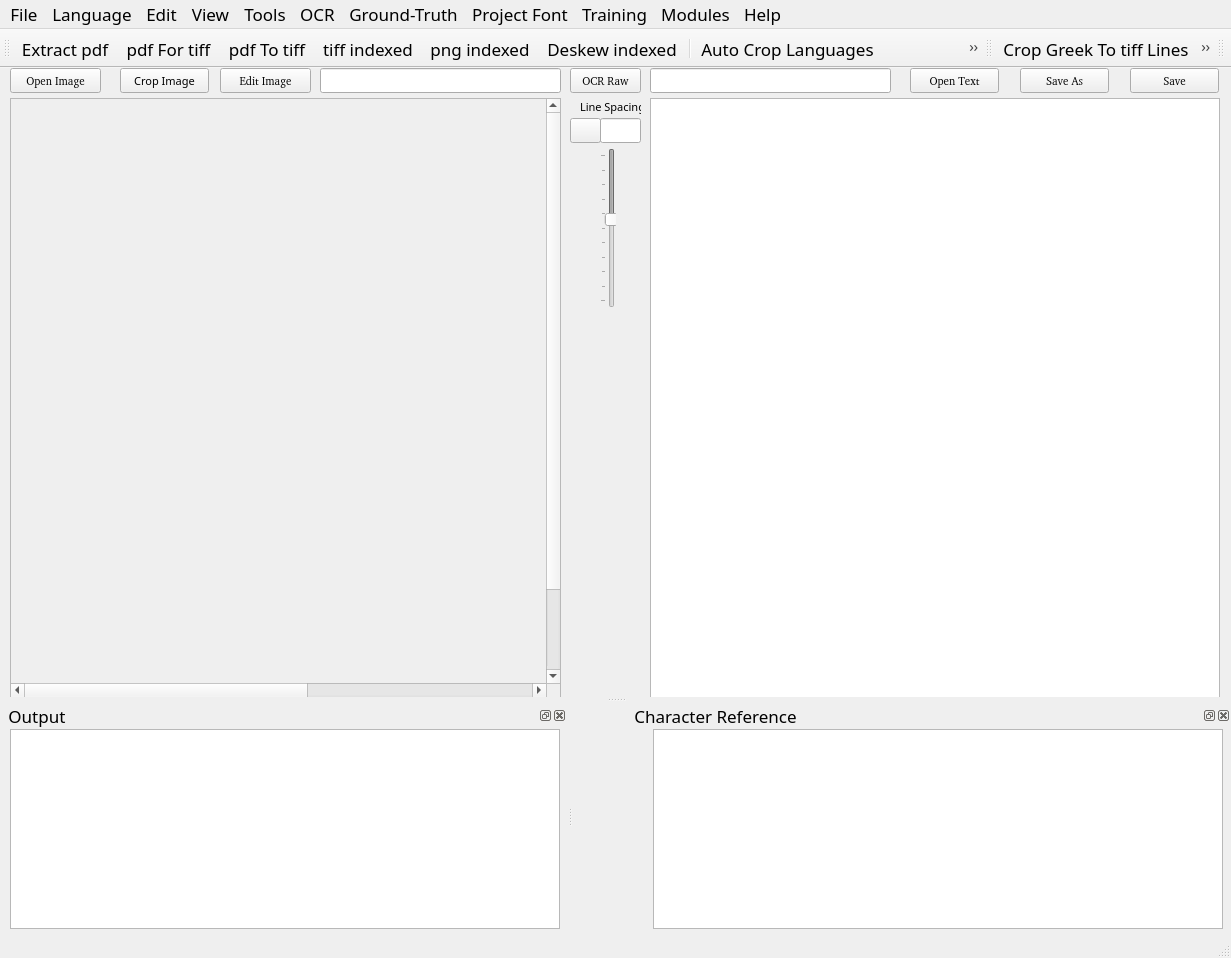
<?xml version="1.0" encoding="UTF-8"?>
<ui version="4.0">
 <class>MainUI</class>
 <widget class="QMainWindow" name="MainUI">
  <property name="enabled">
   <bool>true</bool>
  </property>
  <property name="geometry">
   <rect>
    <x>0</x>
    <y>0</y>
    <width>1231</width>
    <height>958</height>
   </rect>
  </property>
  <property name="font">
   <font>
    <family>FROMVS</family>
    <pointsize>13</pointsize>
    <weight>50</weight>
    <italic>false</italic>
    <bold>false</bold>
   </font>
  </property>
  <property name="windowTitle">
   <string>Biblical OCR</string>
  </property>
  <property name="windowIcon">
   <iconset resource="../UI_Icons.qrc">
    <normaloff>:/Icons/Icons/image-sunset.png</normaloff>:/Icons/Icons/image-sunset.png</iconset>
  </property>
  <widget class="QWidget" name="centralwidget">
   <widget class="QScrollArea" name="ImagescrollArea">
    <property name="geometry">
     <rect>
      <x>10</x>
      <y>30</y>
      <width>551</width>
      <height>600</height>
     </rect>
    </property>
    <property name="sizePolicy">
     <sizepolicy hsizetype="Preferred" vsizetype="Preferred">
      <horstretch>0</horstretch>
      <verstretch>0</verstretch>
     </sizepolicy>
    </property>
    <property name="minimumSize">
     <size>
      <width>501</width>
      <height>600</height>
     </size>
    </property>
    <property name="widgetResizable">
     <bool>true</bool>
    </property>
    <property name="alignment">
     <set>Qt::AlignLeading|Qt::AlignLeft|Qt::AlignTop</set>
    </property>
    <widget class="QWidget" name="ImagescrollAreaWidgetContents">
     <property name="geometry">
      <rect>
       <x>0</x>
       <y>0</y>
       <width>960</width>
       <height>681</height>
      </rect>
     </property>
     <property name="sizePolicy">
      <sizepolicy hsizetype="MinimumExpanding" vsizetype="Fixed">
       <horstretch>0</horstretch>
       <verstretch>0</verstretch>
      </sizepolicy>
     </property>
     <property name="minimumSize">
      <size>
       <width>960</width>
       <height>681</height>
      </size>
     </property>
     <property name="sizeIncrement">
      <size>
       <width>0</width>
       <height>0</height>
      </size>
     </property>
     <property name="baseSize">
      <size>
       <width>520</width>
       <height>700</height>
      </size>
     </property>
     <widget class="QLabel" name="Image">
      <property name="geometry">
       <rect>
        <x>0</x>
        <y>0</y>
        <width>960</width>
        <height>680</height>
       </rect>
      </property>
      <property name="sizePolicy">
       <sizepolicy hsizetype="MinimumExpanding" vsizetype="Preferred">
        <horstretch>0</horstretch>
        <verstretch>0</verstretch>
       </sizepolicy>
      </property>
      <property name="minimumSize">
       <size>
        <width>500</width>
        <height>679</height>
       </size>
      </property>
      <property name="baseSize">
       <size>
        <width>520</width>
        <height>700</height>
       </size>
      </property>
      <property name="text">
       <string/>
      </property>
      <property name="pixmap">
       <pixmap>../../../../../../../../../../../../../../../.designer/Images/Greek/jpg_desk_greek/greek_book_40_Matthew/greek1516_Page_012.jpg</pixmap>
      </property>
     </widget>
    </widget>
   </widget>
   <widget class="QPushButton" name="OpenImageFilebutton">
    <property name="geometry">
     <rect>
      <x>10</x>
      <y>0</y>
      <width>91</width>
      <height>25</height>
     </rect>
    </property>
    <property name="font">
     <font>
      <family>FROMVS [MAXR]</family>
      <pointsize>8</pointsize>
     </font>
    </property>
    <property name="text">
     <string>Open Image</string>
    </property>
    <property name="icon">
     <iconset resource="../UI_Icons.qrc">
      <normaloff>:/Icons/Icons/folder-open-image.png</normaloff>:/Icons/Icons/folder-open-image.png</iconset>
    </property>
   </widget>
   <widget class="QLineEdit" name="ImageLe">
    <property name="geometry">
     <rect>
      <x>320</x>
      <y>0</y>
      <width>241</width>
      <height>25</height>
     </rect>
    </property>
   </widget>
   <widget class="QPushButton" name="OCRbutton">
    <property name="geometry">
     <rect>
      <x>570</x>
      <y>0</y>
      <width>71</width>
      <height>25</height>
     </rect>
    </property>
    <property name="font">
     <font>
      <family>FROMVS [MAXR]</family>
      <pointsize>8</pointsize>
     </font>
    </property>
    <property name="text">
     <string>OCR Raw</string>
    </property>
    <property name="icon">
     <iconset resource="../UI_Icons.qrc">
      <normaloff>:/Icons/Icons/ocr3.png</normaloff>:/Icons/Icons/ocr3.png</iconset>
    </property>
   </widget>
   <widget class="QPushButton" name="LHDialogtbutton">
    <property name="enabled">
     <bool>true</bool>
    </property>
    <property name="geometry">
     <rect>
      <x>570</x>
      <y>50</y>
      <width>31</width>
      <height>25</height>
     </rect>
    </property>
    <property name="font">
     <font>
      <family>FROMVS [MAXR]</family>
      <pointsize>8</pointsize>
     </font>
    </property>
    <property name="text">
     <string/>
    </property>
    <property name="icon">
     <iconset resource="../UI_Icons.qrc">
      <normaloff>:/Icons/Icons/edit-line-spacing.png</normaloff>:/Icons/Icons/edit-line-spacing.png</iconset>
    </property>
   </widget>
   <widget class="QLineEdit" name="TextLE">
    <property name="geometry">
     <rect>
      <x>650</x>
      <y>0</y>
      <width>241</width>
      <height>25</height>
     </rect>
    </property>
   </widget>
   <widget class="QPushButton" name="EditCorrectedTextbutton">
    <property name="geometry">
     <rect>
      <x>910</x>
      <y>0</y>
      <width>89</width>
      <height>25</height>
     </rect>
    </property>
    <property name="font">
     <font>
      <family>FROMVS [MAXR]</family>
      <pointsize>8</pointsize>
     </font>
    </property>
    <property name="text">
     <string>Open Text</string>
    </property>
    <property name="icon">
     <iconset resource="../UI_Icons.qrc">
      <normaloff>:/Icons/Icons/folder-open-document-text.png</normaloff>:/Icons/Icons/folder-open-document-text.png</iconset>
    </property>
   </widget>
   <widget class="QPushButton" name="SaveAsOCRCorrTextbutton">
    <property name="geometry">
     <rect>
      <x>1020</x>
      <y>0</y>
      <width>89</width>
      <height>25</height>
     </rect>
    </property>
    <property name="font">
     <font>
      <family>FROMVS [MAXR]</family>
      <pointsize>8</pointsize>
     </font>
    </property>
    <property name="text">
     <string>Save As</string>
    </property>
    <property name="icon">
     <iconset resource="../UI_Icons.qrc">
      <normaloff>:/Icons/Icons/disk-rename.png</normaloff>:/Icons/Icons/disk-rename.png</iconset>
    </property>
   </widget>
   <widget class="QPushButton" name="SaveOCRCorrTextbutton">
    <property name="geometry">
     <rect>
      <x>1130</x>
      <y>0</y>
      <width>89</width>
      <height>25</height>
     </rect>
    </property>
    <property name="font">
     <font>
      <family>FROMVS [MAXR]</family>
      <pointsize>8</pointsize>
     </font>
    </property>
    <property name="text">
     <string>Save</string>
    </property>
    <property name="icon">
     <iconset resource="../UI_Icons.qrc">
      <normaloff>:/Icons/Icons/disk.png</normaloff>:/Icons/Icons/disk.png</iconset>
    </property>
   </widget>
   <widget class="QTextEdit" name="OCRText">
    <property name="geometry">
     <rect>
      <x>650</x>
      <y>30</y>
      <width>570</width>
      <height>601</height>
     </rect>
    </property>
    <property name="minimumSize">
     <size>
      <width>540</width>
      <height>600</height>
     </size>
    </property>
   </widget>
   <widget class="QLineEdit" name="LHlineEdit">
    <property name="geometry">
     <rect>
      <x>600</x>
      <y>50</y>
      <width>41</width>
      <height>25</height>
     </rect>
    </property>
    <property name="text">
     <string/>
    </property>
    <property name="maxLength">
     <number>32767</number>
    </property>
    <property name="alignment">
     <set>Qt::AlignCenter</set>
    </property>
    <property name="placeholderText">
     <string/>
    </property>
   </widget>
   <widget class="QSlider" name="LHslider">
    <property name="enabled">
     <bool>false</bool>
    </property>
    <property name="geometry">
     <rect>
      <x>600</x>
      <y>80</y>
      <width>16</width>
      <height>160</height>
     </rect>
    </property>
    <property name="toolTip">
     <string>Set text line spacing.</string>
    </property>
    <property name="minimum">
     <number>100</number>
    </property>
    <property name="maximum">
     <number>200</number>
    </property>
    <property name="singleStep">
     <number>2</number>
    </property>
    <property name="pageStep">
     <number>10</number>
    </property>
    <property name="value">
     <number>144</number>
    </property>
    <property name="sliderPosition">
     <number>144</number>
    </property>
    <property name="orientation">
     <enum>Qt::Vertical</enum>
    </property>
    <property name="invertedAppearance">
     <bool>true</bool>
    </property>
    <property name="tickPosition">
     <enum>QSlider::TicksAbove</enum>
    </property>
   </widget>
   <widget class="QPushButton" name="EditImageFilebutton">
    <property name="geometry">
     <rect>
      <x>220</x>
      <y>0</y>
      <width>91</width>
      <height>25</height>
     </rect>
    </property>
    <property name="font">
     <font>
      <family>FROMVS [MAXR]</family>
      <pointsize>8</pointsize>
     </font>
    </property>
    <property name="text">
     <string>Edit Image</string>
    </property>
    <property name="icon">
     <iconset resource="../UI_Icons.qrc">
      <normaloff>:/Icons/Icons/gimp.png</normaloff>:/Icons/Icons/gimp.png</iconset>
    </property>
   </widget>
   <widget class="QLabel" name="label">
    <property name="geometry">
     <rect>
      <x>580</x>
      <y>30</y>
      <width>61</width>
      <height>17</height>
     </rect>
    </property>
    <property name="font">
     <font>
      <pointsize>8</pointsize>
     </font>
    </property>
    <property name="text">
     <string>Line Spacing</string>
    </property>
   </widget>
   <widget class="QPushButton" name="Cropbutton">
    <property name="geometry">
     <rect>
      <x>120</x>
      <y>0</y>
      <width>89</width>
      <height>25</height>
     </rect>
    </property>
    <property name="font">
     <font>
      <pointsize>8</pointsize>
     </font>
    </property>
    <property name="text">
     <string>Crop Image</string>
    </property>
    <property name="icon">
     <iconset>
      <normaloff>:/Icons/image-crop.png</normaloff>:/Icons/image-crop.png</iconset>
    </property>
   </widget>
  </widget>
  <widget class="QMenuBar" name="menubar">
   <property name="geometry">
    <rect>
     <x>0</x>
     <y>0</y>
     <width>1231</width>
     <height>23</height>
    </rect>
   </property>
   <widget class="QMenu" name="menuPre_Process">
    <property name="title">
     <string>Language</string>
    </property>
    <widget class="QMenu" name="menuExtract_pdf">
     <property name="title">
      <string>Source</string>
     </property>
     <property name="icon">
      <iconset resource="../UI_Icons.qrc">
       <normaloff>:/Icons/Icons/folder-open-image.png</normaloff>:/Icons/Icons/folder-open-image.png</iconset>
     </property>
     <addaction name="actionextract_pdf_tb"/>
     <addaction name="separator"/>
     <addaction name="actionpdf_for_tiff_tb"/>
     <addaction name="actionpdf_to_tiff_tb"/>
     <addaction name="actiontiff_to_mono_tb"/>
     <addaction name="actionmono_to_png_tb"/>
     <addaction name="actiondeskew_mono"/>
    </widget>
    <widget class="QMenu" name="menuPrepare">
     <property name="title">
      <string>Languages</string>
     </property>
     <widget class="QMenu" name="menuGreekDR">
      <property name="title">
       <string>Greek</string>
      </property>
      <addaction name="actionConvert_Greek_tiff_To_png"/>
      <addaction name="actionDeskewGreek_tiff_tb"/>
      <addaction name="actionResizeGreek_png_tb"/>
     </widget>
     <widget class="QMenu" name="menuLatinDR">
      <property name="title">
       <string>Latin</string>
      </property>
      <addaction name="actionConvert_Latin_tiff_To_png"/>
      <addaction name="actionDeskewLatin_tiff_tb"/>
      <addaction name="actionResizeLatin_png_tb"/>
     </widget>
     <addaction name="separator"/>
     <addaction name="actionCrop_Languages_tb"/>
     <addaction name="actionManual_Crop_Image_tb"/>
     <addaction name="actionHebrew"/>
     <addaction name="menuGreekDR"/>
     <addaction name="menuLatinDR"/>
     <addaction name="actionEnglishh"/>
    </widget>
    <addaction name="separator"/>
    <addaction name="menuExtract_pdf"/>
    <addaction name="separator"/>
    <addaction name="separator"/>
    <addaction name="menuPrepare"/>
   </widget>
   <widget class="QMenu" name="menuTraining">
    <property name="title">
     <string>Ground-Truth</string>
    </property>
    <widget class="QMenu" name="menuGround_Truth">
     <property name="title">
      <string>Establish Truth</string>
     </property>
     <widget class="QMenu" name="menuGreekGT">
      <property name="title">
       <string>Greek</string>
      </property>
      <widget class="QMenu" name="menuGreek_Image_Lines">
       <property name="title">
        <string>Greek Image Lines</string>
       </property>
       <addaction name="actionCrop_Greek_to_tiff_Lines_tb"/>
       <addaction name="actionRename_Greek_tiff_Lines_tb"/>
       <addaction name="actionMove_Greek_tiff_Lines_tb"/>
      </widget>
      <widget class="QMenu" name="menuGreek_Text_Lines">
       <property name="title">
        <string>Greek Text Lines</string>
       </property>
       <addaction name="actionSplitGreek_text_lines_tb"/>
       <addaction name="actionRenameGreek_text_lines_tb"/>
      </widget>
      <addaction name="menuGreek_Image_Lines"/>
      <addaction name="menuGreek_Text_Lines"/>
     </widget>
     <widget class="QMenu" name="menuLatinGT">
      <property name="title">
       <string>Latin</string>
      </property>
      <widget class="QMenu" name="menuLatin_Image_Lines">
       <property name="title">
        <string>Latin Image Lines</string>
       </property>
       <addaction name="actionCrop_Latin_To_tiff_Lines_tb"/>
       <addaction name="actionRename_Latin_tiff_Lines_tb"/>
       <addaction name="actionMove_Latin_tiff_Lines_tb"/>
      </widget>
      <widget class="QMenu" name="menuLatin_Text_Lines">
       <property name="title">
        <string>Latin Text Lines</string>
       </property>
       <addaction name="actionSplit_Latin_Text_Lines_tb"/>
       <addaction name="actionRename_Latin_Text_Lines_tb"/>
      </widget>
      <addaction name="menuLatin_Image_Lines"/>
      <addaction name="menuLatin_Text_Lines"/>
     </widget>
     <addaction name="actionHebrew_2"/>
     <addaction name="menuGreekGT"/>
     <addaction name="menuLatinGT"/>
     <addaction name="actionEnglish_3"/>
    </widget>
    <addaction name="separator"/>
    <addaction name="menuGround_Truth"/>
    <addaction name="actionReview_Ground_Truth_tb"/>
    <addaction name="actionStage_Ground_Truth"/>
   </widget>
   <widget class="QMenu" name="menuOCR">
    <property name="title">
     <string>OCR</string>
    </property>
    <widget class="QMenu" name="menuSelect_Language">
     <property name="title">
      <string>Select Language</string>
     </property>
     <addaction name="actionGreek_2"/>
     <addaction name="actionHebrew_4"/>
     <addaction name="actionLatin_2"/>
     <addaction name="actionEnglish_2"/>
    </widget>
    <addaction name="menuSelect_Language"/>
    <addaction name="actionSelect_Image"/>
    <addaction name="actionCorrect_OCR_tb"/>
   </widget>
   <widget class="QMenu" name="menuPost_Process">
    <property name="title">
     <string>Modules</string>
    </property>
    <widget class="QMenu" name="menuGreek_Post">
     <property name="title">
      <string>Greek</string>
     </property>
     <addaction name="actionUpdate_Verses"/>
     <addaction name="actionUpdate_Words_Post"/>
     <addaction name="actionNormalize"/>
     <addaction name="actionLower_Case"/>
     <addaction name="actionRemove_Diacritics"/>
     <addaction name="actionAlign_Strongs"/>
     <addaction name="actionAlign_English"/>
     <addaction name="actionVariants"/>
    </widget>
    <widget class="QMenu" name="menuPrepare_Text">
     <property name="title">
      <string>Prepare Text</string>
     </property>
    </widget>
    <addaction name="menuPrepare_Text"/>
    <addaction name="actionHebrew_3"/>
    <addaction name="menuGreek_Post"/>
    <addaction name="actionUpdate_Words"/>
    <addaction name="actionEnglish"/>
    <addaction name="actionCreate_e_Sword_Bible_Module"/>
    <addaction name="actionCreate_theWord_Bible_Module"/>
   </widget>
   <widget class="QMenu" name="menuFile">
    <property name="font">
     <font>
      <family>Ubuntu</family>
      <pointsize>11</pointsize>
     </font>
    </property>
    <property name="title">
     <string>File</string>
    </property>
    <addaction name="actionOpen_Image"/>
    <addaction name="actionOpen_Text"/>
    <addaction name="actionSave_Image"/>
    <addaction name="actionSave_As_Image"/>
    <addaction name="actionSave_Text"/>
    <addaction name="actionSave_As_Text"/>
   </widget>
   <widget class="QMenu" name="menuEdit">
    <property name="title">
     <string>Edit</string>
    </property>
    <addaction name="actionEdit_Image_tb"/>
    <addaction name="actionPrefernces"/>
   </widget>
   <widget class="QMenu" name="menuView">
    <property name="title">
     <string>View</string>
    </property>
   </widget>
   <widget class="QMenu" name="menuTools">
    <property name="title">
     <string>Tools</string>
    </property>
    <addaction name="actionConvert_Image_s"/>
    <addaction name="actionVerse_Correction"/>
    <addaction name="actionOnline"/>
   </widget>
   <widget class="QMenu" name="menuHelp">
    <property name="title">
     <string>Help</string>
    </property>
   </widget>
   <widget class="QMenu" name="menuGlyphs">
    <property name="title">
     <string>Project Font</string>
    </property>
    <widget class="QMenu" name="menuIndex_Images">
     <property name="title">
      <string>Bitmap Images</string>
     </property>
     <addaction name="actionLine_tif_to_bmp"/>
    </widget>
    <addaction name="menuIndex_Images"/>
    <addaction name="actionExtract_Glyphs"/>
    <addaction name="actionProjectFont"/>
   </widget>
   <widget class="QMenu" name="menuGround_Truth_2">
    <property name="title">
     <string>Training</string>
    </property>
    <widget class="QMenu" name="menuUpdate_Wordlists">
     <property name="title">
      <string>Update Wordlists</string>
     </property>
     <addaction name="actionUpdate_Hebrew_Wordlist"/>
     <addaction name="actionUpdate_Wordlist_tb"/>
     <addaction name="actionUpdate_Wordlist_menu"/>
    </widget>
    <widget class="QMenu" name="menuSetup_Training">
     <property name="title">
      <string>Setup Training</string>
     </property>
     <addaction name="actionSelect_Language_Model"/>
     <addaction name="actionSelect_Fonts"/>
    </widget>
    <addaction name="menuUpdate_Wordlists"/>
    <addaction name="menuSetup_Training"/>
    <addaction name="actionTrain_Tesseract_tb"/>
   </widget>
   <addaction name="menuFile"/>
   <addaction name="menuPre_Process"/>
   <addaction name="menuEdit"/>
   <addaction name="menuView"/>
   <addaction name="menuTools"/>
   <addaction name="menuOCR"/>
   <addaction name="menuTraining"/>
   <addaction name="menuGlyphs"/>
   <addaction name="menuGround_Truth_2"/>
   <addaction name="menuPost_Process"/>
   <addaction name="menuHelp"/>
  </widget>
  <widget class="QStatusBar" name="statusbar"/>
  <widget class="QToolBar" name="PreProcessToolBar">
   <property name="windowTitle">
    <string>toolBar</string>
   </property>
   <property name="toolTip">
    <string>Extract pages from pdf source file</string>
   </property>
   <property name="whatsThis">
    <string>pdf Page Extractor</string>
   </property>
   <attribute name="toolBarArea">
    <enum>TopToolBarArea</enum>
   </attribute>
   <attribute name="toolBarBreak">
    <bool>false</bool>
   </attribute>
   <addaction name="actionextract_pdf_tb"/>
   <addaction name="actionpdf_for_tiff_tb"/>
   <addaction name="actionpdf_to_tiff_tb"/>
   <addaction name="actiontiff_to_mono_tb"/>
   <addaction name="actionmono_to_png_tb"/>
   <addaction name="actiondeskew_mono"/>
   <addaction name="separator"/>
   <addaction name="actionCrop_Languages_tb"/>
   <addaction name="actionConvert_Greek_tiff_To_png"/>
   <addaction name="actionDeskewGreek_tiff_tb"/>
   <addaction name="actionResizeGreek_png_tb"/>
   <addaction name="actionConvert_Latin_tiff_To_png"/>
   <addaction name="actionDeskewLatin_tiff_tb"/>
   <addaction name="actionResizeLatin_png_tb"/>
   <addaction name="separator"/>
   <addaction name="actionManual_Crop_Image_tb"/>
   <addaction name="actionEdit_Image_tb"/>
   <addaction name="actionCorrect_OCR_tb"/>
   <addaction name="separator"/>
  </widget>
  <widget class="QToolBar" name="TrainingToolBar">
   <property name="windowTitle">
    <string>toolBar</string>
   </property>
   <attribute name="toolBarArea">
    <enum>TopToolBarArea</enum>
   </attribute>
   <attribute name="toolBarBreak">
    <bool>false</bool>
   </attribute>
   <addaction name="actionCrop_Greek_to_tiff_Lines_tb"/>
   <addaction name="actionCrop_Latin_To_tiff_Lines_tb"/>
   <addaction name="actionRename_Greek_tiff_Lines_tb"/>
   <addaction name="actionMove_Greek_tiff_Lines_tb"/>
   <addaction name="actionRename_Latin_tiff_Lines_tb"/>
   <addaction name="actionMove_Latin_tiff_Lines_tb"/>
   <addaction name="separator"/>
   <addaction name="actionExtract_Glyphs"/>
   <addaction name="actionProjectFont"/>
   <addaction name="separator"/>
   <addaction name="actionSplitGreek_text_lines_tb"/>
   <addaction name="actionRenameGreek_text_lines_tb"/>
   <addaction name="actionSplit_Latin_Text_Lines_tb"/>
   <addaction name="actionRename_Latin_Text_Lines_tb"/>
   <addaction name="separator"/>
   <addaction name="actionReview_Ground_Truth_tb"/>
   <addaction name="actionVerse_Correction"/>
   <addaction name="actionUpdate_Wordlist_tb"/>
   <addaction name="actionTrain_Tesseract_tb"/>
   <addaction name="separator"/>
  </widget>
  <widget class="QDockWidget" name="dockOutput">
   <property name="enabled">
    <bool>true</bool>
   </property>
   <property name="minimumSize">
    <size>
     <width>560</width>
     <height>200</height>
    </size>
   </property>
   <property name="baseSize">
    <size>
     <width>520</width>
     <height>200</height>
    </size>
   </property>
   <property name="accessibleName">
    <string/>
   </property>
   <property name="accessibleDescription">
    <string/>
   </property>
   <property name="floating">
    <bool>false</bool>
   </property>
   <property name="windowTitle">
    <string> Output</string>
   </property>
   <attribute name="dockWidgetArea">
    <number>8</number>
   </attribute>
   <widget class="QWidget" name="dockOutputContents">
    <widget class="QTextEdit" name="OutputText">
     <property name="geometry">
      <rect>
       <x>10</x>
       <y>0</y>
       <width>550</width>
       <height>200</height>
      </rect>
     </property>
     <property name="minimumSize">
      <size>
       <width>520</width>
       <height>200</height>
      </size>
     </property>
    </widget>
   </widget>
  </widget>
  <widget class="QDockWidget" name="dockChrRef">
   <property name="minimumSize">
    <size>
     <width>650</width>
     <height>220</height>
    </size>
   </property>
   <property name="baseSize">
    <size>
     <width>640</width>
     <height>200</height>
    </size>
   </property>
   <property name="windowTitle">
    <string>             Character Reference</string>
   </property>
   <attribute name="dockWidgetArea">
    <number>8</number>
   </attribute>
   <widget class="QWidget" name="dockChrRefContents">
    <property name="minimumSize">
     <size>
      <width>650</width>
      <height>200</height>
     </size>
    </property>
    <widget class="QPlainTextEdit" name="ChrRefplainTextEdit">
     <property name="geometry">
      <rect>
       <x>80</x>
       <y>0</y>
       <width>570</width>
       <height>200</height>
      </rect>
     </property>
     <property name="minimumSize">
      <size>
       <width>570</width>
       <height>200</height>
      </size>
     </property>
     <property name="font">
      <font>
       <family>FROMVS</family>
       <pointsize>18</pointsize>
      </font>
     </property>
     <property name="documentTitle">
      <string>Character Reference</string>
     </property>
    </widget>
   </widget>
  </widget>
  <widget class="QToolBar" name="toolBar">
   <property name="windowTitle">
    <string>toolBar</string>
   </property>
   <attribute name="toolBarArea">
    <enum>TopToolBarArea</enum>
   </attribute>
   <attribute name="toolBarBreak">
    <bool>false</bool>
   </attribute>
  </widget>
  <action name="actionpdf_to_tiff">
   <property name="icon">
    <iconset>
     <normaloff>:/Icons/Icons/ocr2.png</normaloff>:/Icons/Icons/ocr2.png</iconset>
   </property>
   <property name="text">
    <string>pdf for tiff</string>
   </property>
  </action>
  <action name="actionmove_pdf_for_tiff">
   <property name="text">
    <string>pdf to tiff</string>
   </property>
  </action>
  <action name="actiontiff_to_mono">
   <property name="text">
    <string>tiff to mono</string>
   </property>
  </action>
  <action name="actionmono_to_png">
   <property name="text">
    <string>mono to png</string>
   </property>
  </action>
  <action name="actiontiff_to_png">
   <property name="text">
    <string>tiff to png</string>
   </property>
  </action>
  <action name="actionGreek">
   <property name="text">
    <string>Greek</string>
   </property>
  </action>
  <action name="actiontiff_to_png_2">
   <property name="text">
    <string>tiff to png</string>
   </property>
  </action>
  <action name="actionpdf_for_tiff">
   <property name="text">
    <string>pdf for tiff</string>
   </property>
  </action>
  <action name="actionpdf_for_tiff_tb">
   <property name="icon">
    <iconset resource="../UI_Icons.qrc">
     <normaloff>:/Icons/Icons/pdf4tiff.png</normaloff>:/Icons/Icons/pdf4tiff.png</iconset>
   </property>
   <property name="text">
    <string>pdf For tiff</string>
   </property>
   <property name="toolTip">
    <string>Stage pdf pages FOR tiff conversion</string>
   </property>
  </action>
  <action name="actionpdf_to_tiff_tb">
   <property name="icon">
    <iconset resource="../UI_Icons.qrc">
     <normaloff>:/Icons/Icons/pdf2tiff.png</normaloff>:/Icons/Icons/pdf2tiff.png</iconset>
   </property>
   <property name="text">
    <string>pdf To tiff</string>
   </property>
   <property name="toolTip">
    <string>Convert pdf pages TO tiff files</string>
   </property>
  </action>
  <action name="actiontiff_to_mono_tb">
   <property name="icon">
    <iconset resource="../UI_Icons.qrc">
     <normaloff>:/Icons/Icons/tiff-file.png</normaloff>:/Icons/Icons/tiff-file.png</iconset>
   </property>
   <property name="text">
    <string>tiff indexed</string>
   </property>
   <property name="toolTip">
    <string>Convert tiff files TO indexed monochrome</string>
   </property>
  </action>
  <action name="actionmono_to_png_tb">
   <property name="icon">
    <iconset resource="../UI_Icons.qrc">
     <normaloff>:/Icons/Icons/png-file.png</normaloff>:/Icons/Icons/png-file.png</iconset>
   </property>
   <property name="text">
    <string>png indexed</string>
   </property>
   <property name="toolTip">
    <string>Convert deskewed monochrome tiff files TO png</string>
   </property>
  </action>
  <action name="actionLatin">
   <property name="text">
    <string>Latin</string>
   </property>
  </action>
  <action name="actiontiff_to_png_3">
   <property name="text">
    <string>tiff to png</string>
   </property>
  </action>
  <action name="actiontiff_to_png_4">
   <property name="text">
    <string>tiff to png</string>
   </property>
  </action>
  <action name="actionDeskewGreek_tiff_tb">
   <property name="icon">
    <iconset resource="../UI_Icons.qrc">
     <normaloff>:/Icons/Icons/deskew-greek.png</normaloff>:/Icons/Icons/deskew-greek.png</iconset>
   </property>
   <property name="text">
    <string>Deskew Greek tiff</string>
   </property>
  </action>
  <action name="actiontiff_to_png_5">
   <property name="text">
    <string>tiff to png</string>
   </property>
  </action>
  <action name="actionDeskewLatin_tiff_tb">
   <property name="icon">
    <iconset resource="../UI_Icons.qrc">
     <normaloff>:/Icons/Icons/deskew-latin.png</normaloff>:/Icons/Icons/deskew-latin.png</iconset>
   </property>
   <property name="text">
    <string>Deskew Latin tiff</string>
   </property>
  </action>
  <action name="actionResizeGreek_png_tb">
   <property name="icon">
    <iconset resource="../UI_Icons.qrc">
     <normaloff>:/Icons/Icons/resize-png-greek.png</normaloff>:/Icons/Icons/resize-png-greek.png</iconset>
   </property>
   <property name="text">
    <string>Resize Greek png</string>
   </property>
  </action>
  <action name="actionResizeLatin_png_tb">
   <property name="icon">
    <iconset resource="../UI_Icons.qrc">
     <normaloff>:/Icons/Icons/resize-png-latin.png</normaloff>:/Icons/Icons/resize-png-latin.png</iconset>
   </property>
   <property name="text">
    <string>Resize Latin png</string>
   </property>
  </action>
  <action name="actionCrop_Languages_tb">
   <property name="icon">
    <iconset resource="../UI_Icons.qrc">
     <normaloff>:/Icons/Icons/split-langs.png</normaloff>:/Icons/Icons/split-langs.png</iconset>
   </property>
   <property name="text">
    <string>Auto Crop Languages</string>
   </property>
   <property name="toolTip">
    <string>Crop language sections into separate tiff files</string>
   </property>
   <property name="font">
    <font>
     <family>FROMVS</family>
    </font>
   </property>
  </action>
  <action name="actionextract_pdf_tb">
   <property name="icon">
    <iconset resource="../UI_Icons.qrc">
     <normaloff>:/Icons/Icons/pdf-extract1.png</normaloff>:/Icons/Icons/pdf-extract1.png</iconset>
   </property>
   <property name="text">
    <string>Extract pdf</string>
   </property>
   <property name="toolTip">
    <string>Extract pages from pdf source document</string>
   </property>
   <property name="menuRole">
    <enum>QAction::TextHeuristicRole</enum>
   </property>
  </action>
  <action name="actiontiff_for_Ground_Truth">
   <property name="text">
    <string>tiff for Ground Truth</string>
   </property>
  </action>
  <action name="actionCrop">
   <property name="text">
    <string>Crop to tiff lines</string>
   </property>
  </action>
  <action name="actiontiff_for_Ground_Truth_2">
   <property name="text">
    <string>Move tiff lines</string>
   </property>
  </action>
  <action name="actionSplit">
   <property name="text">
    <string>Split text lines</string>
   </property>
  </action>
  <action name="actionRename_tiff_lines">
   <property name="text">
    <string>Rename tiff lines</string>
   </property>
  </action>
  <action name="actionRename_text_lines">
   <property name="text">
    <string>Rename text lines</string>
   </property>
  </action>
  <action name="actionReview_Ground_Truth">
   <property name="text">
    <string>Review Ground Truth</string>
   </property>
  </action>
  <action name="actionGreek_Wordlist_2">
   <property name="text">
    <string>Greek Wordlist</string>
   </property>
  </action>
  <action name="actionLatin_Wordlist">
   <property name="text">
    <string>Latin Wordlist</string>
   </property>
  </action>
  <action name="actionImage_Lines">
   <property name="text">
    <string>Image Lines</string>
   </property>
  </action>
  <action name="actionText_Lines">
   <property name="text">
    <string>Text Lines</string>
   </property>
  </action>
  <action name="actionReview_Ground_Truth_2">
   <property name="text">
    <string>Review Ground Truth</string>
   </property>
  </action>
  <action name="actionUpdate_Wordlist">
   <property name="text">
    <string>Update Wordlist</string>
   </property>
  </action>
  <action name="actionUpdate_Wordlist_2">
   <property name="text">
    <string>Update Wordlist</string>
   </property>
  </action>
  <action name="actionCorrect_OCR_tb">
   <property name="icon">
    <iconset resource="../UI_Icons.qrc">
     <normaloff>:/Icons/Icons/ocr3.png</normaloff>:/Icons/Icons/ocr3.png</iconset>
   </property>
   <property name="text">
    <string>OCR Image</string>
   </property>
  </action>
  <action name="actionVersify_Text">
   <property name="text">
    <string>Versify Text</string>
   </property>
  </action>
  <action name="actionUpdate_Words">
   <property name="text">
    <string>Latin</string>
   </property>
  </action>
  <action name="actionUpdate_Verses">
   <property name="text">
    <string>Update Verses</string>
   </property>
  </action>
  <action name="actionUpdate_Words_Post">
   <property name="text">
    <string>Update Words</string>
   </property>
  </action>
  <action name="actionNormalize">
   <property name="text">
    <string>Normalize</string>
   </property>
  </action>
  <action name="actionLower_Case">
   <property name="text">
    <string>Lower Case</string>
   </property>
  </action>
  <action name="actionRemove_Diacritics">
   <property name="text">
    <string>Remove Diacritics</string>
   </property>
  </action>
  <action name="actionAlign_Strongs">
   <property name="text">
    <string>Align Strongs+RMAC</string>
   </property>
  </action>
  <action name="actionAlign_Lemmas">
   <property name="text">
    <string>Align Lemmas</string>
   </property>
  </action>
  <action name="actionAlign_English">
   <property name="text">
    <string>Align English</string>
   </property>
  </action>
  <action name="actionVariants">
   <property name="text">
    <string>Variants</string>
   </property>
  </action>
  <action name="actionTrain_Tesseract_tb">
   <property name="icon">
    <iconset resource="../UI_Icons.qrc">
     <normaloff>:/Icons/Icons/trainOCR1.png</normaloff>:/Icons/Icons/trainOCR1.png</iconset>
   </property>
   <property name="text">
    <string>Train Tesseract</string>
   </property>
  </action>
  <action name="actionReview_Ground_Truth_tb">
   <property name="icon">
    <iconset resource="../UI_Icons.qrc">
     <normaloff>:/Icons/Icons/ground-truth1.png</normaloff>:/Icons/Icons/ground-truth1.png</iconset>
   </property>
   <property name="text">
    <string>Review Ground Truth</string>
   </property>
  </action>
  <action name="actionUpdate_Wordlist_tb">
   <property name="icon">
    <iconset resource="../UI_Icons.qrc">
     <normaloff>:/Icons/Icons/update-greek-wordlist.png</normaloff>:/Icons/Icons/update-greek-wordlist.png</iconset>
   </property>
   <property name="text">
    <string>Update Greek Wordlist</string>
   </property>
  </action>
  <action name="actionCrop_Greek_to_tiff_Lines_tb">
   <property name="icon">
    <iconset resource="../UI_Icons.qrc">
     <normaloff>:/Icons/Icons/split-lines-greek.png</normaloff>:/Icons/Icons/split-lines-greek.png</iconset>
   </property>
   <property name="text">
    <string>Crop Greek To tiff Lines</string>
   </property>
  </action>
  <action name="actionRename_Greek_tiff_Lines_tb">
   <property name="icon">
    <iconset resource="../UI_Icons.qrc">
     <normaloff>:/Icons/Icons/rename-lines-greek.png</normaloff>:/Icons/Icons/rename-lines-greek.png</iconset>
   </property>
   <property name="text">
    <string>Rename Greek tiff Lines</string>
   </property>
  </action>
  <action name="actionMove_Greek_tiff_Lines_tb">
   <property name="icon">
    <iconset resource="../UI_Icons.qrc">
     <normaloff>:/Icons/Icons/move-lines-greek.png</normaloff>:/Icons/Icons/move-lines-greek.png</iconset>
   </property>
   <property name="text">
    <string>Move Greek tiff Lines</string>
   </property>
  </action>
  <action name="actionSplitGreek_text_lines_tb">
   <property name="icon">
    <iconset resource="../UI_Icons.qrc">
     <normaloff>:/Icons/Icons/split-textlines-greek.png</normaloff>:/Icons/Icons/split-textlines-greek.png</iconset>
   </property>
   <property name="text">
    <string>Split Greek Text Lines</string>
   </property>
  </action>
  <action name="actionRenameGreek_text_lines_tb">
   <property name="icon">
    <iconset resource="../UI_Icons.qrc">
     <normaloff>:/Icons/Icons/rename_textlines-greek.png</normaloff>:/Icons/Icons/rename_textlines-greek.png</iconset>
   </property>
   <property name="text">
    <string>Rename Greek Text Lines</string>
   </property>
  </action>
  <action name="actionImage_Lines_3">
   <property name="text">
    <string>Image Lines</string>
   </property>
  </action>
  <action name="actionReview_Ground_Truth_menu">
   <property name="text">
    <string>Review Ground Truth</string>
   </property>
  </action>
  <action name="actionUpdate_Wordlist_menu">
   <property name="text">
    <string>Update Latin Wordlist</string>
   </property>
  </action>
  <action name="actionCrop_Latin_To_tiff_Lines_tb">
   <property name="icon">
    <iconset resource="../UI_Icons.qrc">
     <normaloff>:/Icons/Icons/split-lines-latin.png</normaloff>:/Icons/Icons/split-lines-latin.png</iconset>
   </property>
   <property name="text">
    <string>Crop Latin To tiff Lines</string>
   </property>
  </action>
  <action name="actionRename_Latin_tiff_Lines_tb">
   <property name="icon">
    <iconset resource="../UI_Icons.qrc">
     <normaloff>:/Icons/Icons/rename-lines-latin.png</normaloff>:/Icons/Icons/rename-lines-latin.png</iconset>
   </property>
   <property name="text">
    <string>Rename Latin tiff Lines</string>
   </property>
  </action>
  <action name="actionMove_Latin_tiff_Lines_tb">
   <property name="icon">
    <iconset resource="../UI_Icons.qrc">
     <normaloff>:/Icons/Icons/move-lines-latin.png</normaloff>:/Icons/Icons/move-lines-latin.png</iconset>
   </property>
   <property name="text">
    <string>Move Greek tiff Lines</string>
   </property>
  </action>
  <action name="actionSplit_Latin_Text_Lines_tb">
   <property name="icon">
    <iconset resource="../UI_Icons.qrc">
     <normaloff>:/Icons/Icons/split-textlines-latin.png</normaloff>:/Icons/Icons/split-textlines-latin.png</iconset>
   </property>
   <property name="text">
    <string>Split Latin Text Lines</string>
   </property>
  </action>
  <action name="actionRename_Latin_Text_Lines_tb">
   <property name="icon">
    <iconset resource="../UI_Icons.qrc">
     <normaloff>:/Icons/Icons/rename-textlines-latin.png</normaloff>:/Icons/Icons/rename-textlines-latin.png</iconset>
   </property>
   <property name="text">
    <string>Rename Latin Text Lines</string>
   </property>
  </action>
  <action name="actiondeskew_mono">
   <property name="icon">
    <iconset resource="../UI_Icons.qrc">
     <normaloff>:/Icons/Icons/deskew-tiff-file.png</normaloff>:/Icons/Icons/deskew-tiff-file.png</iconset>
   </property>
   <property name="text">
    <string>Deskew indexed</string>
   </property>
  </action>
  <action name="actionOpen_Image">
   <property name="icon">
    <iconset resource="../UI_Icons.qrc">
     <normaloff>:/Icons/Icons/folder-open-image.png</normaloff>:/Icons/Icons/folder-open-image.png</iconset>
   </property>
   <property name="text">
    <string>Open Image</string>
   </property>
  </action>
  <action name="actionVerse_Correction">
   <property name="icon">
    <iconset resource="../UI_Icons.qrc">
     <normaloff>:/Icons/Icons/versify.png</normaloff>:/Icons/Icons/versify.png</iconset>
   </property>
   <property name="text">
    <string>Verse Correction</string>
   </property>
  </action>
  <action name="actionConvert_Greek_tiff_To_png">
   <property name="icon">
    <iconset resource="../UI_Icons.qrc">
     <normaloff>:/Icons/Icons/tiff2png-greek.png</normaloff>:/Icons/Icons/tiff2png-greek.png</iconset>
   </property>
   <property name="text">
    <string>Convert Greek tiff To png</string>
   </property>
  </action>
  <action name="actionConvert_Latin_tiff_To_png">
   <property name="icon">
    <iconset resource="../UI_Icons.qrc">
     <normaloff>:/Icons/Icons/tiff2png-latin.png</normaloff>:/Icons/Icons/tiff2png-latin.png</iconset>
   </property>
   <property name="text">
    <string>Convert Latin tiff To png</string>
   </property>
  </action>
  <action name="actionExtract_Glyphs">
   <property name="icon">
    <iconset resource="../UI_Icons.qrc">
     <normaloff>:/Icons/Icons/epsilon-trace.png</normaloff>:/Icons/Icons/epsilon-trace.png</iconset>
   </property>
   <property name="text">
    <string>GlyphTracer</string>
   </property>
  </action>
  <action name="actionLine_tif_to_bmp">
   <property name="text">
    <string>Line tif to bmp</string>
   </property>
  </action>
  <action name="actionProjectFont">
   <property name="icon">
    <iconset resource="../UI_Icons.qrc">
     <normaloff>:/Icons/Icons/font.png</normaloff>:/Icons/Icons/font.png</iconset>
   </property>
   <property name="text">
    <string>Project Font</string>
   </property>
  </action>
  <action name="actionPrefernces">
   <property name="text">
    <string>Preferences</string>
   </property>
  </action>
  <action name="actionOpen_Text">
   <property name="text">
    <string>Open Text</string>
   </property>
  </action>
  <action name="actionSave_Image">
   <property name="text">
    <string>Save Image</string>
   </property>
  </action>
  <action name="actionSave_As_Image">
   <property name="text">
    <string>Save As Image</string>
   </property>
  </action>
  <action name="actionSave_Text">
   <property name="text">
    <string>Save Text</string>
   </property>
  </action>
  <action name="actionSave_As_Text">
   <property name="text">
    <string>Save As Text</string>
   </property>
  </action>
  <action name="actionConvert_Image_s">
   <property name="text">
    <string>Convert Image(s)</string>
   </property>
  </action>
  <action name="actionReview_Ground_Truth_3">
   <property name="text">
    <string>Review Ground Truth</string>
   </property>
  </action>
  <action name="actionHebrew">
   <property name="text">
    <string>Hebrew</string>
   </property>
  </action>
  <action name="actionHebrew_2">
   <property name="text">
    <string>Hebrew</string>
   </property>
  </action>
  <action name="actionUpdate_Hebrew_Wordlist">
   <property name="text">
    <string>Update Hebrew Wordlist</string>
   </property>
  </action>
  <action name="actionHebrew_3">
   <property name="text">
    <string>Hebrew</string>
   </property>
  </action>
  <action name="actionOCR_Image">
   <property name="text">
    <string>OCR Image</string>
   </property>
  </action>
  <action name="actionSelect_Image">
   <property name="text">
    <string>Select Image</string>
   </property>
  </action>
  <action name="actionGreek_2">
   <property name="text">
    <string>Greek</string>
   </property>
  </action>
  <action name="actionHebrew_4">
   <property name="text">
    <string>Hebrew</string>
   </property>
  </action>
  <action name="actionLatin_2">
   <property name="text">
    <string>Latin</string>
   </property>
  </action>
  <action name="actionSelect_Language_Model">
   <property name="text">
    <string>Select Language Model</string>
   </property>
  </action>
  <action name="actionSelect_Fonts">
   <property name="text">
    <string>Select Fonts</string>
   </property>
  </action>
  <action name="actionany">
   <property name="text">
    <string>any</string>
   </property>
  </action>
  <action name="actionAny">
   <property name="text">
    <string>Any</string>
   </property>
  </action>
  <action name="actionStage_Ground_Truth">
   <property name="text">
    <string>Stage Ground Truth</string>
   </property>
  </action>
  <action name="actionCreate_e_Sword_Bible_Module">
   <property name="text">
    <string>e-Sword Bible Module</string>
   </property>
  </action>
  <action name="actionCreate_theWord_Bible_Module">
   <property name="text">
    <string>theWord Bible Module</string>
   </property>
  </action>
  <action name="actionEnglish">
   <property name="text">
    <string>English</string>
   </property>
  </action>
  <action name="actionEnglishh">
   <property name="text">
    <string>English</string>
   </property>
  </action>
  <action name="actionEnglish_2">
   <property name="text">
    <string>English</string>
   </property>
  </action>
  <action name="actionEnglish_3">
   <property name="text">
    <string>English</string>
   </property>
  </action>
  <action name="actionOnline">
   <property name="text">
    <string>Online</string>
   </property>
  </action>
  <action name="actionManual_Crop_Image_tb">
   <property name="icon">
    <iconset>
     <normaloff>:/Icons/image-crop.png</normaloff>:/Icons/image-crop.png</iconset>
   </property>
   <property name="text">
    <string>Manual Crop</string>
   </property>
   <property name="toolTip">
    <string>Manually crop tif image</string>
   </property>
  </action>
  <action name="actionEdit_Image_tb">
   <property name="icon">
    <iconset resource="../UI_Icons.qrc">
     <normaloff>:/Icons/Icons/gimp.png</normaloff>:/Icons/Icons/gimp.png</iconset>
   </property>
   <property name="text">
    <string>Gimp Image Editor</string>
   </property>
  </action>
 </widget>
 <resources>
  <include location="../UI_Icons.qrc"/>
 </resources>
 <connections/>
</ui>
